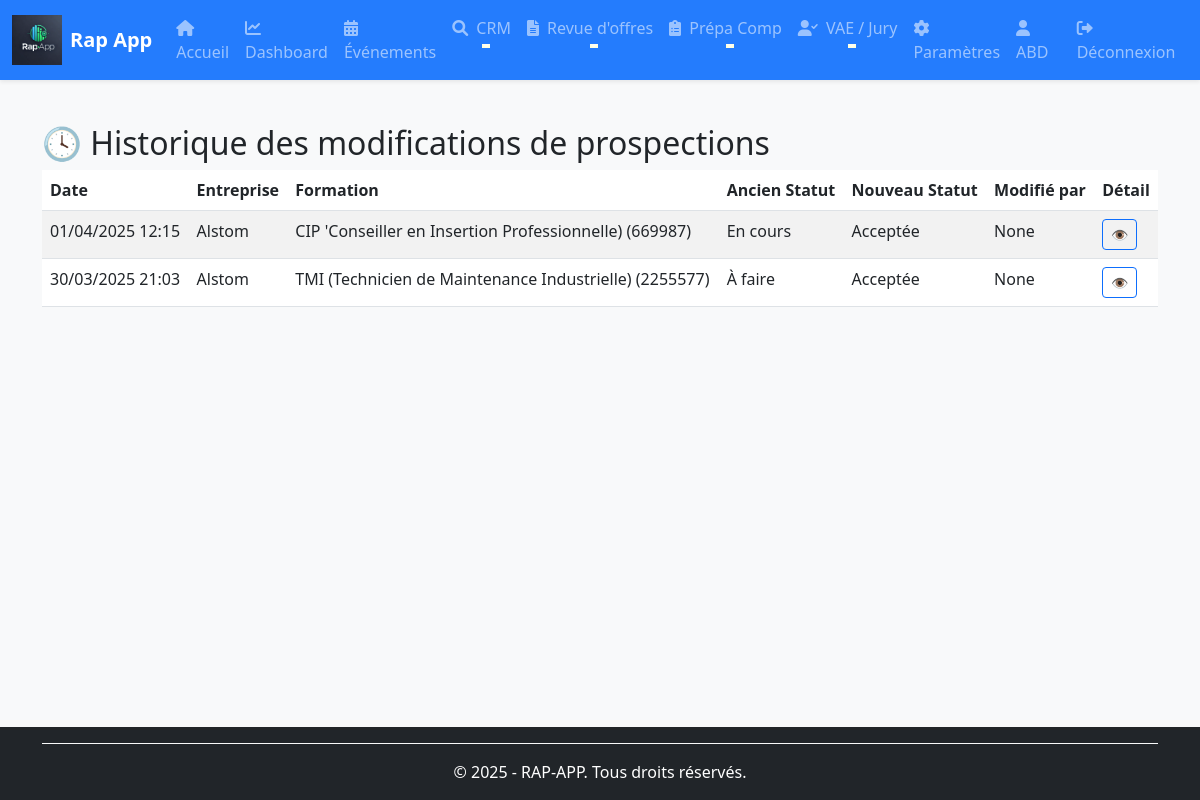
The app's page /historique-prospections/ (signed in) with its own data.
### rap_app/models/prospection.py (models this page shows, shortened)
class HistoriqueProspection(models.Model):
    prospection = models.ForeignKey(
        Prospection,
        on_delete=models.CASCADE,
        related_name="historiques",
        verbose_name="Prospection",
        help_text="Prospection concernée par cet historique"
    )
    date_modification = models.DateTimeField(
        auto_now_add=True,
        verbose_name="Date de modification",
        help_text="Date à laquelle cette modification a été enregistrée"
    )
    ancien_statut = models.CharField(
        max_length=20,
        choices=PROSPECTION_STATUS_CHOICES,
        verbose_name="Ancien statut",
        help_text="Statut avant la modification"
    )
    nouveau_statut = models.CharField(
        max_length=20,
        choices=PROSPECTION_STATUS_CHOICES,
        verbose_name="Nouveau statut",
        help_text="Nouveau statut après la modification"
    )
    commentaire = models.TextField(
        null=True,
        blank=True,
        verbose_name="Commentaire",
        help_text="Commentaire associé à cette modification"
    )
    modifie_par = models.ForeignKey(
        get_user_model(),
        on_delete=models.SET_NULL,
        null=True,
        verbose_name="Modifié par",
        help_text="Utilisateur ayant effectué cette modification"
    )
    prochain_contact = models.DateField(
        null=True,
        blank=True,
        verbose_name="Date de relance",
        help_text="Date à laquelle un suivi devrait être effectué"
    )
    resultat = models.TextField(
        null=True,
        blank=True,
        verbose_name="Résultat ou retour de la prospection",
        help_text="Information sur le résultat de cette étape de prospection"
    )
    moyen_contact = models.CharField(
        max_length=50,
        choices=MOYEN_CONTACT_CHOICES,
        null=True,
        blank=True,
        verbose_name="Moyen de contact",
        help_text="Moyen utilisé pour ce contact"
    )
    class Meta:
        ordering = ['-date_modification']
        verbose_name = "Historique de prospection"
        verbose_name_plural = "Historiques de prospection"
        indexes = [
            models.Index(fields=['prospection']),
            models.Index(fields=['date_modification']),
            models.Index(fields=['prochain_contact']),
        ]

class Prospection(models.Model):
    company = models.ForeignKey(
        Company,
        on_delete=models.CASCADE,
        related_name="prospections",
        verbose_name="Entreprise",
        help_text="Entreprise ciblée par cette prospection"
    )
    formation = models.ForeignKey(
        Formation,
        on_delete=models.CASCADE,
        null=True,
        blank=True,
        related_name="prospections",
        verbose_name="Formation en lien",
        help_text="Formation associée à cette prospection (facultatif)"
    )
    date_prospection = models.DateTimeField(
        default=timezone.now,
        verbose_name="Date de la prospection",
        help_text="Date à laquelle la prospection a été initiée"
    )
    motif = models.CharField(
        max_length=30,
        choices=PROSPECTION_MOTIF_CHOICES,
        default='prise_contact',
        verbose_name="Motif de la prospection",
        help_text="Raison principale de cette prospection"
    )
    statut = models.CharField(
        max_length=20,
        choices=PROSPECTION_STATUS_CHOICES,
        default='a_faire',
        verbose_name="Statut de la prospection",
        help_text="État actuel de la prospection"
    )
    objectif = models.CharField(
        max_length=30,
        choices=PROSPECTION_OBJECTIF_CHOICES,
        default='prise_contact',
        verbose_name="Objectif de la prospection",
        help_text="But visé par cette prospection"
    )
    commentaire = models.TextField(
        blank=True,
        null=True,
        verbose_name="Commentaires de la prospection",
        help_text="Notes et observations sur la prospection"
    )
    responsable = models.ForeignKey(
        get_user_model(),
        on_delete=models.SET_NULL,
        null=True,
        blank=True,
        verbose_name="Responsable de la prospection",
        help_text="Personne en charge de cette prospection"
    )
    class Meta:
        verbose_name = "Suivi de la prospection"
        verbose_name_plural = "Suivis des prospections"
        ordering = ['-date_prospection']
        indexes = [
            models.Index(fields=['statut']),
            models.Index(fields=['date_prospection']),
            models.Index(fields=['company']),
            models.Index(fields=['formation']),
            models.Index(fields=['responsable']),
        ]

### rap_app/models/company.py (models this page shows, shortened)
class Company(models.Model):
    objects = models.Manager()
    name = models.CharField(
        max_length=100,
        null=True, blank=True,
        verbose_name="Nom",
        help_text="Nom de l'entreprise"
    )
    street_name = models.CharField(
        max_length=200,
        null=True, blank=True,
        verbose_name="Numéro et nom de la rue",
        help_text="Exemple: 123 rue de la République"
    )
    zip_code = models.CharField(
        max_length=5,
        validators=[zip_code_regex],  # Validation du format
        verbose_name="Code postal",
        blank=True, null=True,
        help_text="Code postal à 5 chiffres"
    )
    city = models.CharField(
        max_length=100,
        verbose_name="Ville",
        blank=True, null=True,
        help_text="Ville du siège social"
    )
    country = models.CharField(
        max_length=100,
        default="France",
        verbose_name="Pays",
        blank=True, null=True
    )
    contact_name = models.CharField(
        max_length=255,
        null=True, blank=True,
        verbose_name="Nom du contact",
        help_text="Nom et prénom du contact principal"
    )
    contact_email = models.EmailField(
        null=True, blank=True,
        verbose_name="Adresse email du contact",
        help_text="Email professionnel du contact"
    )
    contact_phone_number = models.CharField(
        max_length=20,
        validators=[phone_regex],  # Validation du numéro
        verbose_name="Numéro de téléphone du contact",
        blank=True, null=True,
        help_text="Format: 06XXXXXXXX ou +33XXXXXXXXX"
    )
    contact_job = models.CharField(
        max_length=255,
        null=True, blank=True,
        verbose_name="Métier du contact",
        help_text="Fonction ou poste du contact"
    )
    sector_name = models.CharField(
        max_length=200,
        null=True, blank=True,
        verbose_name="Secteur d'activité",
        help_text="Domaine d'activité principal de l'entreprise"
    )
    actions = models.CharField(
        max_length=50,
        null=True, blank=True,
        choices=CHOICES_TYPE_OF_ACTION,
        verbose_name="Actions",
        help_text="Type d'interaction possible avec cette entreprise"
    )
    action_description = models.CharField(
        max_length=5000,
        null=True, blank=True,
        verbose_name="Description de l'action",
        help_text="Détails sur l'action ou l'opportunité"
    )
    website = models.URLField(
        null=True, blank=True,
        validators=[url_regex],
        help_text="Site web de l'entreprise (avec http:// ou https://)"
    )
    social_network_url = models.CharField(
        max_length=200,
        verbose_name="URL du réseau social",
        null=True, blank=True,
        help_text="Lien vers le profil de l'entreprise sur un réseau social"
    )
    created_by = models.ForeignKey(
        User,
        on_delete=models.SET_NULL,
        null=True, blank=True,
        verbose_name="Créé par",
        related_name="companies_created"
    )
    created_at = models.DateTimeField(
        default=timezone.now,
        editable=False,
        verbose_name="Contact créé le"
    )
    updated_at = models.DateTimeField(
        auto_now=True,
        null=True, blank=True,
        verbose_name="Date de MAJ"
    )
    class Meta:
        verbose_name = 'entreprise'
        verbose_name_plural = 'entreprises'
        db_table = 'companies'  # Nom de la table dans la base de données
        ordering = ['-created_at']  # Tri par date de création descendante
        indexes = [  # Index pour optimiser les requêtes
            models.Index(fields=['name'], name='company_name_idx'),
            models.Index(fields=['city'], name='company_city_idx'),
            models.Index(fields=['sector_name'], name='company_sector_idx'),
            models.Index(fields=['zip_code'], name='company_zipcode_idx'),
        ]

### rap_app/models/formations.py (models this page shows, shortened)
class Formation(BaseModel):
    nom = models.CharField(max_length=255, verbose_name="Nom de la formation")
    centre = models.ForeignKey(Centre, on_delete=models.CASCADE, related_name='formations', verbose_name="Centre de formation")
    type_offre = models.ForeignKey(TypeOffre, on_delete=models.CASCADE, related_name="formations", verbose_name="Type d'offre")
    statut = models.ForeignKey(Statut, on_delete=models.CASCADE, related_name="formations", verbose_name="Statut de la formation")
    start_date = models.DateField(null=True, blank=True, verbose_name="Date de début")
    end_date = models.DateField(null=True, blank=True, verbose_name="Date de fin")
    num_kairos = models.CharField(max_length=50, null=True, blank=True, verbose_name="Numéro Kairos")
    num_offre = models.CharField(max_length=50, null=True, blank=True, verbose_name="Numéro de l'offre")
    num_produit = models.CharField(max_length=50, null=True, blank=True, verbose_name="Numéro du produit")
    prevus_crif = models.PositiveIntegerField(default=0, verbose_name="Places prévues CRIF")
    prevus_mp = models.PositiveIntegerField(default=0, verbose_name="Places prévues MP")
    inscrits_crif = models.PositiveIntegerField(default=0, verbose_name="Inscrits CRIF")
    inscrits_mp = models.PositiveIntegerField(default=0, verbose_name="Inscrits MP")
    assistante = models.CharField(max_length=255, null=True, blank=True, verbose_name="Assistante")
    cap = models.PositiveIntegerField(null=True, blank=True, verbose_name="Capacité maximale")
    convocation_envoie = models.BooleanField(default=False, verbose_name="Convocation envoyée")
    entresformation = models.PositiveIntegerField(default=0, verbose_name="Entrées en formation")
    nombre_candidats = models.PositiveIntegerField(default=0, verbose_name="Nombre de candidats")
    nombre_entretiens = models.PositiveIntegerField(default=0, verbose_name="Nombre d'entretiens")
    nombre_evenements = models.PositiveIntegerField(default=0, verbose_name="Nombre d'événements")
    dernier_commentaire = models.TextField(null=True, blank=True, verbose_name="Dernier commentaire")
    partenaires = models.ManyToManyField(Partenaire, related_name="formations", verbose_name="Partenaires", blank=True)
    utilisateur = models.ForeignKey(User, on_delete=models.SET_NULL, null=True, blank=True,related_name="formations_creees",verbose_name="Créé par" )
    objects = FormationManager()
    class Meta:
        verbose_name = "Formation"
        verbose_name_plural = "Formations"
        ordering = ['-start_date', 'nom']
        indexes = [
            models.Index(fields=['start_date']),
            models.Index(fields=['end_date']),
            models.Index(fields=['nom']),
        ]

### rap_app/views/prospection_views.py (the view)
# urls.py: path('historique-prospections/', HistoriqueProspectionListView.as_view(), name='historique-prospection-list'),
class HistoriqueProspectionListView(ListView):
    model = HistoriqueProspection
    template_name = 'prospection/historiqueprospection_list.html'
    context_object_name = 'historiques'
    paginate_by = 20
    def get_queryset(self):
        queryset = super().get_queryset()
        prospection_id = self.request.GET.get("prospection")
        if prospection_id:
            queryset = queryset.filter(prospection_id=prospection_id)
        return queryset.select_related('prospection', 'modifie_par')

### rap_app/templates/prospection/historiqueprospection_list.html (shortened to what this page needs)
{% extends 'base.html' %}
{% block content %}
<div class="container mt-4">
    <h2>🕓 Historique des modifications de prospections</h2>
    <table class="table table-striped">
        <thead>
            <tr>
                <th>Date</th>
                <th>Entreprise</th>
                <th>Formation</th>
                <th>Ancien Statut</th>
                <th>Nouveau Statut</th>
                <th>Modifié par</th>
                <th>Détail</th>
            </tr>
        </thead>
        <tbody>
            {% for h in historiques %}
            <tr>
                <td>{{ h.date_modification|date:"d/m/Y H:i" }}</td>
                <td>{{ h.prospection.company.name }}</td>
                <td>
                    {% if h.prospection.formation %}
                        {{ h.prospection.formation.nom }} ({{ h.prospection.formation.num_offre }})
                    {% else %}
                        <em>Sans formation</em>
                    {% endif %}
                </td>
                <td>{{ h.get_ancien_statut_display }}</td>
                <td>{{ h.get_nouveau_statut_display }}</td>
                <td>{{ h.modifie_par }}</td>
                <td>
                    <a href="{% url 'historique-prospection-detail' h.id %}" class="btn btn-sm btn-outline-primary">👁</a>
                </td>
            </tr>
            {% empty %}
            <tr>
                <td colspan="7" class="text-center text-muted">Aucune modification enregistrée.</td>
            </tr>
            {% endfor %}
        </tbody>
    </table>
</div>
{% endblock %}

### rap_app/templates/composants/navbar.html (shortened to what this page needs)
{% load static %}
<nav class="navbar navbar-expand-lg navbar-dark bg-primary shadow-sm sticky-top" id="mainNavbar">
  <div class="container-fluid">
    <a class="navbar-brand d-flex align-items-center" href="{% url 'home' %}">
      <img src="{% static 'images/logo.png' %}" alt="Logo Rap App" class="navbar-logo me-2">
      <span class="fw-bold">Rap App</span>
    </a>
    <div class="collapse navbar-collapse" id="navbarNav">
      <ul class="navbar-nav me-auto mb-2 mb-lg-0">
        <li class="nav-item"><a class="nav-link" href="{% url 'home' %}"><i class="fas fa-home me-1"></i> Accueil</a></li>
        <li class="nav-item"><a class="nav-link" href="{% url 'dashboard' %}"><i class="fas fa-chart-line me-1"></i> Dashboard</a></li>
        <li class="nav-item"><a class="nav-link" href="{% url 'evenement-list' %}"><i class="fas fa-calendar-alt me-1"></i> Événements</a></li>
        <li class="nav-item dropdown">
          <a class="nav-link dropdown-toggle" href="#" id="prospectionDropdown" role="button" data-bs-toggle="dropdown" aria-expanded="false">
            <i class="fas fa-search me-1"></i> CRM
          </a>
        </li>
        <li class="nav-item dropdown">
          <a class="nav-link dropdown-toggle" href="#" id="revueOffresDropdown" role="button" data-bs-toggle="dropdown" aria-expanded="false">
            <i class="fas fa-file-alt me-1"></i> Revue d'offres
          </a>
        </li>
      <li class="nav-item dropdown">
        <a class="nav-link dropdown-toggle" href="#" id="prepaDropdown" role="button" data-bs-toggle="dropdown" aria-expanded="false">
          <i class="fas fa-clipboard-list me-1"></i> Prépa Comp
        </a>
      </li>
      <li class="nav-item dropdown">
        <a class="nav-link dropdown-toggle" href="#" id="vaeJuryDropdown" role="button" data-bs-toggle="dropdown" aria-expanded="false">
          <i class="fas fa-user-check me-1"></i> VAE / Jury
        </a>
      </li>
        <li class="nav-item"><a class="nav-link" href="{% url 'parametres' %}"><i class="fas fa-cog me-1"></i> Paramètres</a></li>
      </ul>
      <ul class="navbar-nav ms-auto mb-2 mb-lg-0">
        {% if user.is_authenticated %}
          <li class="nav-item">
            <a class="nav-link" href="{% url 'user-profile' %}"><i class="fas fa-user me-1"></i> {{ user.username }}</a>
          </li>
          <li class="nav-item">
            <a class="nav-link" href="{% url 'logout' %}"><i class="fas fa-sign-out-alt me-1"></i> Déconnexion</a>
          </li>
        {% else %}
          <li class="nav-item">
            <a class="nav-link" href="{% url 'login' %}"><i class="fas fa-sign-in-alt me-1"></i> Connexion</a>
          </li>
        {% endif %}
      </ul>
    </div>
  </div>
</nav>

### records on screen
HistoriqueProspection: date_modification "01/04/2025 12:15", prospection.company.name "Alstom", prospection.formation.nom "CIP 'Conseiller en Insertion Professionnelle)", prospection.formation.num_offre "669987", ancien_statut "En cours", nouveau_statut "Acceptée", modifie_par "None"
HistoriqueProspection: date_modification "30/03/2025 21:03", prospection.company.name "Alstom", prospection.formation.nom "TMI (Technicien de Maintenance Industrielle)", prospection.formation.num_offre "2255577", ancien_statut "À faire", nouveau_statut "Acceptée", modifie_par "None"

### other values on screen
{{ user.username }} "ABD"
